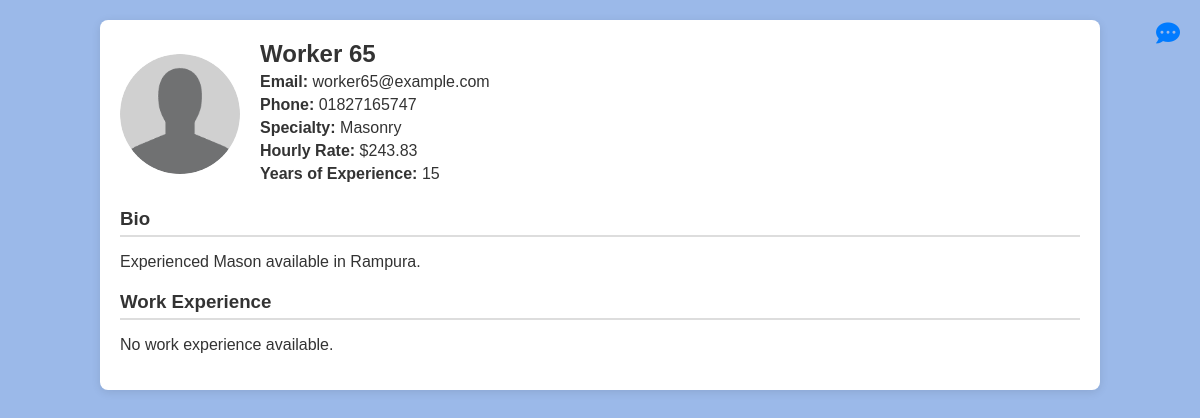
Screenshot of /worker_profile_view.php?worker_id=65 with the database file from the repository.
### tables this page shows
CREATE TABLE `workers` (
  `worker_id` int(11) NOT NULL,
  `name` varchar(100) NOT NULL,
  `phone` varchar(15) NOT NULL,
  `email` varchar(150) DEFAULT NULL,
  `address` text DEFAULT NULL,
  `specialty` varchar(100) NOT NULL,
  `experience_years` int(11) DEFAULT NULL,
  `bio` text DEFAULT NULL,
  `hourly_rate` decimal(10,2) DEFAULT NULL,
  `profile_photo` mediumblob DEFAULT NULL,
  `created_at` datetime DEFAULT current_timestamp(),
  `Status` varchar(20) DEFAULT NULL,
  `password` varchar(255) DEFAULT NULL,
  `specialty_id` int(11) DEFAULT NULL,
  `approved` tinyint(1) DEFAULT NULL
);

CREATE TABLE `specialties` (
  `specialty_id` int(11) NOT NULL,
  `category_id` int(11) DEFAULT NULL,
  `specialty_name` varchar(100) NOT NULL,
  `image` varchar(255) DEFAULT NULL
);

### worker_profile_view.php (the view, shortened to what this page needs)
<?php
include 'db.php';
$worker_id = intval($_GET['worker_id']);
$workerQuery = "SELECT * FROM workers WHERE worker_id = :worker_id";
$stmt = $pdo->prepare($workerQuery);
$stmt->execute(['worker_id' => $worker_id]);
$worker = $stmt->fetch(PDO::FETCH_ASSOC);
$experienceQuery = "SELECT * FROM work_experience WHERE worker_id = :worker_id";
$experienceStmt = $pdo->prepare($experienceQuery);
$experienceStmt->execute(['worker_id' => $worker_id]);
$experiences = $experienceStmt->fetchAll(PDO::FETCH_ASSOC);
$specialtyQuery = "SELECT specialty_name FROM specialties WHERE specialty_id = :specialty_id";
$specialtyStmt = $pdo->prepare($specialtyQuery);
$specialtyStmt->execute(['specialty_id' => $worker['specialty_id']]);
$specialty = $specialtyStmt->fetch(PDO::FETCH_ASSOC);
?>
<!DOCTYPE html>
<html lang="en">
<head>
    <link href="https://cdnjs.cloudflare.com/ajax/libs/font-awesome/6.0.0-beta3/css/all.min.css" rel="stylesheet">
</head>
<body>
<div class="message-icon">
    <a href="conversation.php?worker_id=<?= $worker['worker_id']; ?>" title="Send Message">
        <i class="fas fa-comment-dots"></i>
    </a>
</div>
<div class="profile-container">
    <div class="profile-header">
        <img class="profile-photo" src="<?= htmlspecialchars($worker['profile_photo']) ?>"
             alt="Profile Photo" onerror="this.src='default.png'">
        <div class="profile-details">
            <h2><?= htmlspecialchars($worker['name']) ?></h2>
            <p><strong>Email:</strong> <?= htmlspecialchars($worker['email']) ?></p>
            <p><strong>Phone:</strong> <?= htmlspecialchars($worker['phone']) ?></p>
            <p><strong>Specialty:</strong> <?= htmlspecialchars($specialty['specialty_name'] ?? 'N/A') ?></p>
            <p><strong>Hourly Rate:</strong> $<?= htmlspecialchars($worker['hourly_rate']) ?></p>
            <p><strong>Years of Experience:</strong> <?= htmlspecialchars($worker['experience_years']) ?></p>
        </div>
    </div>
    <div class="section">
        <h3>Bio</h3>
        <p><?= nl2br(htmlspecialchars($worker['bio'])) ?></p>
    </div>
    <div class="section">
        <h3>Work Experience</h3>
        <?php if (!empty($experiences)) : ?>
            <?php foreach ($experiences as $experience) : ?>
                <div class="experience">
                    <h4><?= htmlspecialchars($experience['company_name']) ?> - <?= htmlspecialchars($experience['position']) ?></h4>
                    <p><strong>From:</strong> <?= htmlspecialchars($experience['start_date']) ?> <strong>To:</strong> <?= htmlspecialchars($experience['end_date'] ?? 'Present') ?></p>
                    <p><?= nl2br(htmlspecialchars($experience['description'])) ?></p>
                </div>
            <?php endforeach; ?>
        <?php else : ?>
            <p>No work experience available.</p>
        <?php endif; ?>
    </div>
</div>
</body>
</html>

### worker_profile_view.php (style rules this page uses)
body { font-family: Arial, sans-serif; margin: 0; padding: 0; background-color: rgb(155, 185, 233); color: #333; }
.profile-container { width: 80%; margin: 20px auto; background: #fff; border-radius: 8px; box-shadow: 0 2px 10px rgba(0, 0, 0, 0.1); padding: 20px; }
.profile-header { display: flex; align-items: center; margin-bottom: 20px; }
.profile-photo { width: 120px; height: 120px; border-radius: 50%; object-fit: cover; margin-right: 20px; }
.profile-details h2 { margin: 0; font-size: 24px; }
.profile-details p { margin: 5px 0; }
.section { margin-top: 20px; }
.section h3 { border-bottom: 2px solid #ddd; padding-bottom: 5px; margin-bottom: 10px; }
.message-icon { position: absolute; top: 20px; right: 20px; font-size: 24px; color: #007bff; cursor: pointer; transition: color 0.3s ease; }
.message-icon a { color: inherit; }

### rows the page displays
workers: name "Worker 65", email "worker65@example.com", phone "01827165747", hourly_rate "243.83", experience_years "15", bio "Experienced Mason available in Rampura."
specialties: specialty_name "Masonry"
